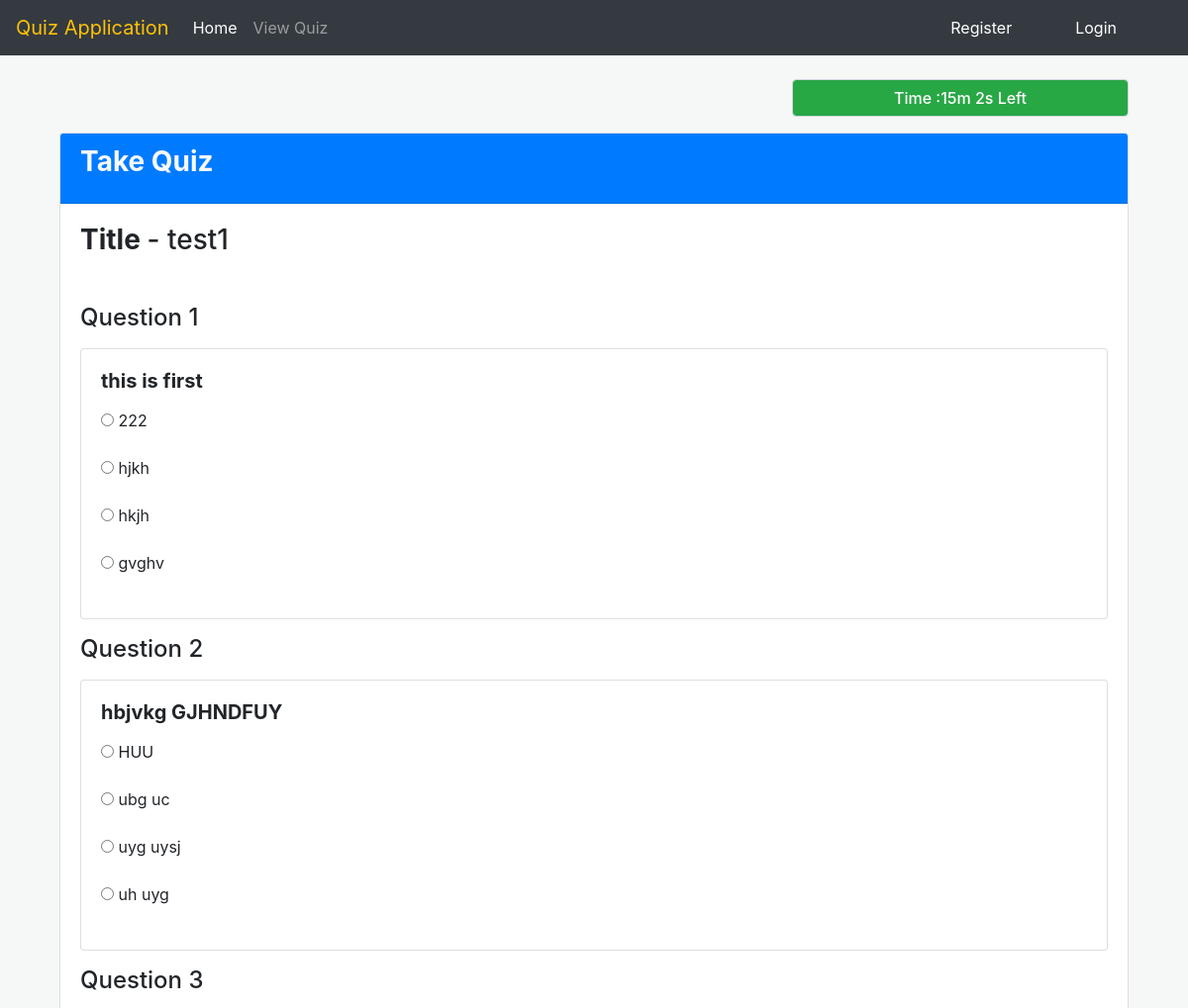
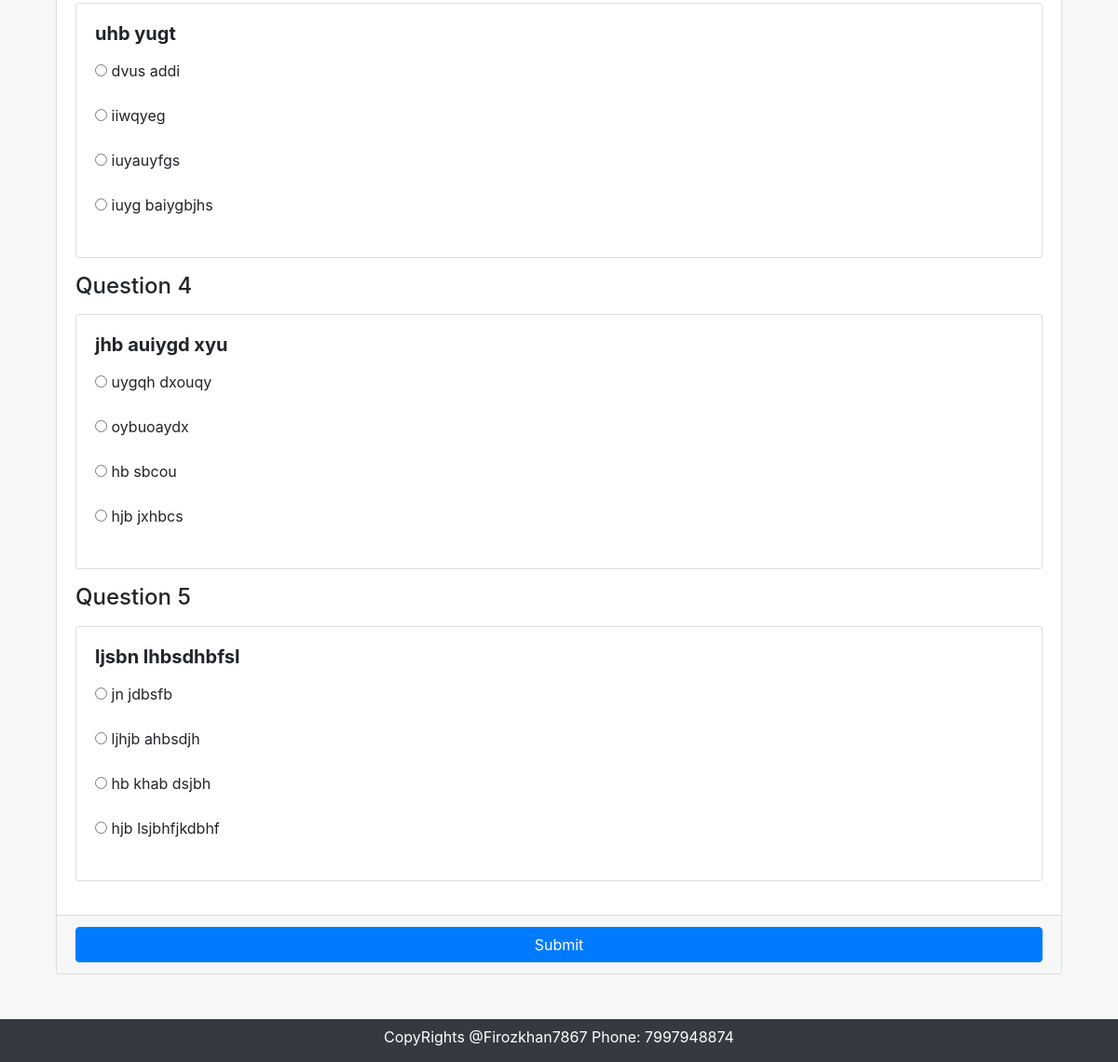
Screenshot of /take/1 with the database file from the repository (2 pictures, top to bottom).
### quiz/models.py (models this page shows, shortened)
class Quiz(models.Model):
    title = models.CharField(max_length=255,unique=True,db_index=True)
    number_of_questions = models.IntegerField(default=10)
    questions = models.ManyToManyField(Question)

class Question(models.Model):
    question_id = models.AutoField(primary_key=True)
    num =  models.IntegerField(blank=True,null=True)
    title = models.TextField()
    option_1 = models.CharField(max_length=500)
    option_2 = models.CharField(max_length=500)
    option_3 = models.CharField(max_length=500)
    option_4 = models.CharField(max_length=500)
    answer = models.IntegerField()

### quiz/views.py (the view, shortened to what this page needs)
# urls.py: path('take/<int:pk>', views.take,name="take"),
def take(request,pk):
    quz = Quiz.objects.get(pk=pk)
    date = str(datetime.now())
    date = date.split()[1]
    print(date)
    context = {
        's':quz,
        'date':date,
    }
    return render(request,'take_quiz.htm',context)

### templates/take_quiz.htm (shortened to what this page needs)
{% extends 'base.htm' %}
{% load static %}
{% block content %}
<section class="content">
    <div class="container-fluid">
        <div class="row">
            <div class="col-md-12">
                <div class="row">
                    <div class="col-md-6 col-lg-6 col-sm-6 col-6">
                    </div>
                    <div class="col-md-2 col-lg-2 col-sm-2 col-0">
                    </div>
                    <div class="col-md-4 col-lg-4 col-sm-4 col-6 text-center">
                        <h4><p id="demo" class=" form-control text-center bg-success  text-white"></p></h4>
                    </div>
                </div>
            </div>
            <div class="col-md-12">
                <div class="card card-primary">
                    <div class="card-header bg-primary ">
                        <h3 class="card-title text-light"> <strong> Take Quiz</strong></h3>
                    </div>
                    <form role="form" action="" id="sent" method="POST">
                        <div class="card-body">
                            <div class="form-group">
                                <h3><strong> Title </strong>  - {{s.title}}</h3>
                                <br>
                            </div>
                            {% for i in s.questions.all %}
                                <div class="form-group">
                                    <label> <h4>Question {{forloop.counter}} </h4></label>
                                    <section class="content">
                                        <div class="row">
                                        <div class="col-md-12">
                                            <div class="card card-outline card-info">
                                                <div class="card-body pad">
                                                    <div class="mb-3">
                                                        <h5> <strong> <p name="question_{{forloop.counter}}" class="textarea" placeholder="Place some text here">
                                                            {{i.title}}
                                                        </p>
                                                        </strong> </h5>
                                                    </div>
                                                    <div class="form-group">
                                                        <input type="radio"  id="1{{forloop.counter}}" name="{{forloop.counter}}" value="1">
                                                        <label for="1{{forloop.counter}}" class="cursor-pointer" style="width: 90%;">{{i.option_1}}</label>
                                                    </div>
                                                    <div class="form-group">
                                                        <input type="radio"id="2{{forloop.counter}}" name="{{forloop.counter}}"  value="2">
                                                        <label for="2{{forloop.counter}}" class="cursor-pointer" style="width: 90%;">{{i.option_2}}</label>
                                                    </div>
                                                    <div class="form-group">
                                                        <input type="radio"  id="3{{forloop.counter}}" name="{{forloop.counter}}" value="3">
                                                        <label for="3{{forloop.counter}}" class="cursor-pointer" style="width: 90%;">{{i.option_3}}</label>
                                                    </div>
                                                    <div class="form-group">
                                                        <input type="radio" id="4{{forloop.counter}}" name="{{forloop.counter}}" value="4">
                                                        <label for="4{{forloop.counter}}" class="cursor-pointer" style="width: 90%;">{{i.option_4}}</label>
                                                    </div>
                                                </div>
                                            </div>
                                        </div>
                                        </div>
                                    </section>
                                </div>
                            {% endfor %}
                        </div>
                        <div class="card-footer">
                            <button type="submit" id="but" class="btn btn-primary btn-block">Submit</button>
                        </div>
                    </form>
                </div>
            </div>
        </div>
    </div>
</section>
{% endblock content %}

### templates/base.htm (style rules this page uses)
body { background: rgb(245, 248, 247) }

### templates/take_quiz.htm (style rules this page uses)
.cursor-pointer { cursor: pointer; }

### rows the page displays
Quiz: title "test1"
Question: title "this is first", option_1 "222", option_2 "hjkh", option_3 "hkjh", option_4 "gvghv"
Question: title "hbjvkg GJHNDFUY", option_1 "HUU", option_2 "ubg uc", option_3 "uyg uysj", option_4 "uh uyg"
Question: title "uhb yugt", option_1 "dvus addi", option_2 "iiwqyeg", option_3 "iuyauyfgs", option_4 "iuyg baiygbjhs"
Question: title "jhb auiygd xyu", option_1 "uygqh dxouqy", option_2 "oybuoaydx", option_3 "hb sbcou", option_4 "hjb jxhbcs"
Question: title "ljsbn lhbsdhbfsl", option_1 "jn jdbsfb", option_2 "ljhjb ahbsdjh", option_3 "hb khab dsjbh", option_4 "hjb lsjbhfjkdbhf"
